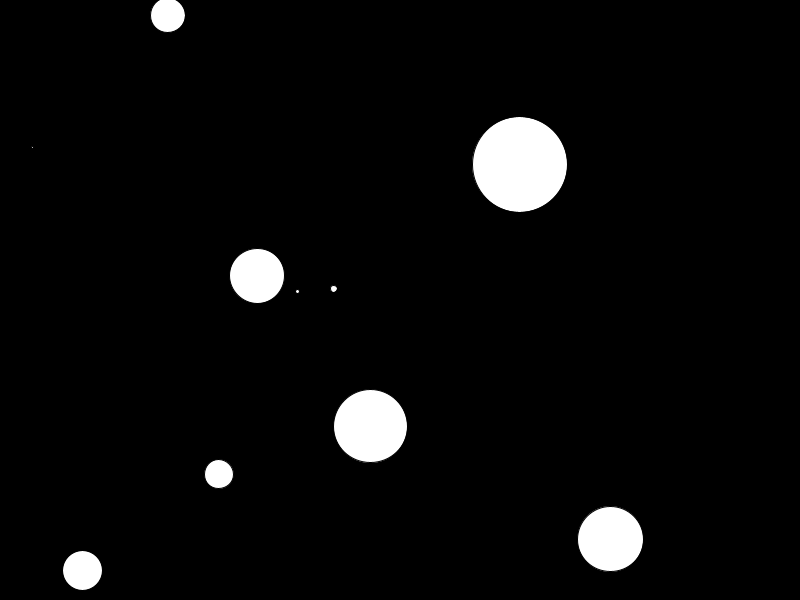
Frame 1 (no input)
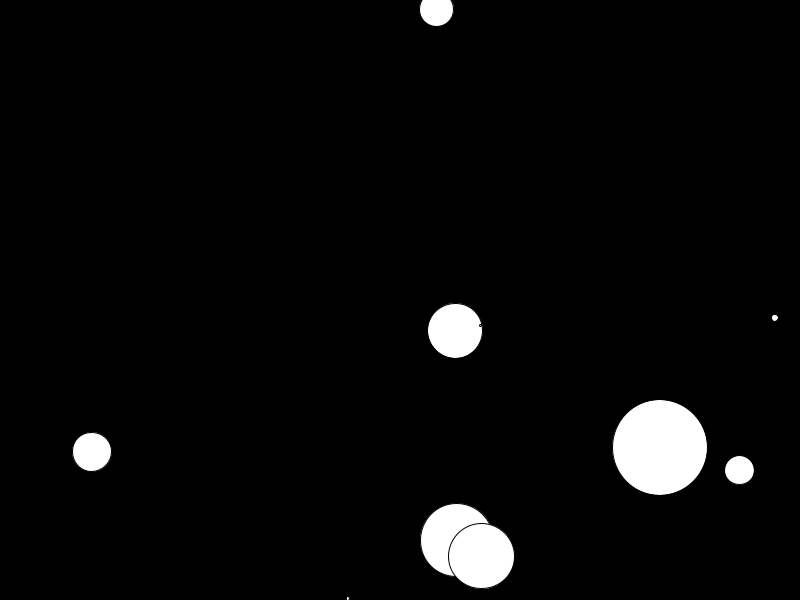
Frame 60 (the mouse pressed at the canvas centre just before this capture)
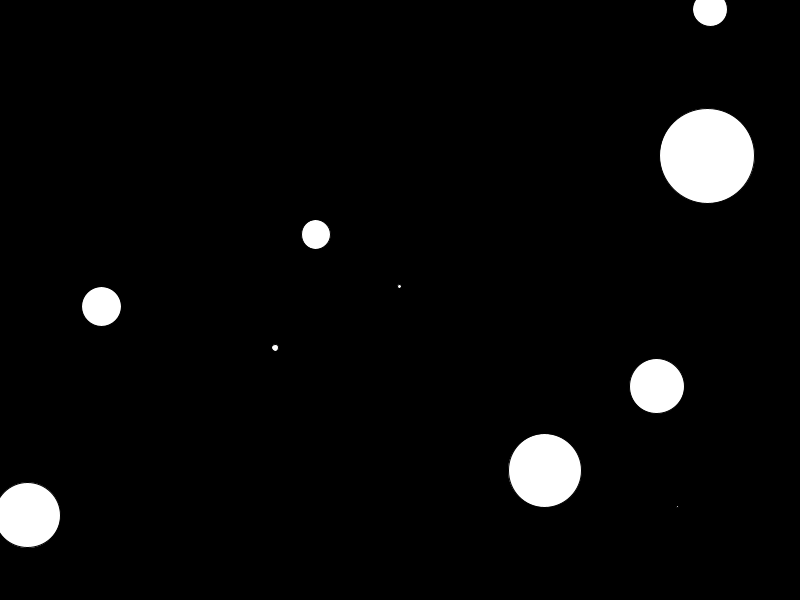
Frame 120 (the mouse held since frame 60 and released just before this capture)

The Processing sketch that drew these frames (run headless with seeded random() and noise(); from frame 60 on, the mouse is pressed at the canvas centre):

// Processing sketch: objetos_03
// ── objetos_03.pde
class pelota {
  //parametros de la clase
  float posX, posY, diametro, velX, velY;

  //constructor
  pelota (float x, float y) {
    posX=x;
    posY=y;
    diametro=random(100);
    velX=random (10);
    velY=random(10);
  }

  //procedimientos
  void dibujaPelota () {
    ellipse (posX, posY, diametro, diametro);
  }

  void muevePelota() {
    posX=posX+velX;
    posY=posY+velY;
    if (posX<(diametro/2) || posX>(width-(diametro/2))) {
      velX=-velX;
    }
    if (posY<(diametro/2) || posY>(height-(diametro/2))) {
      velY=-velY;
    }
  }
}

pelota [] pelotas=new pelota [10];

void setup() {
  size (800, 600);
  background(0);
   for (int i=0; i<10; i++) {
    pelotas[i]= new pelota (random (width), random (height));
  }
}


void draw() {
  background (0);
  for (int i=0; i<10; i++) {
    pelotas[i].muevePelota();
    pelotas[i].dibujaPelota();
  }
}
